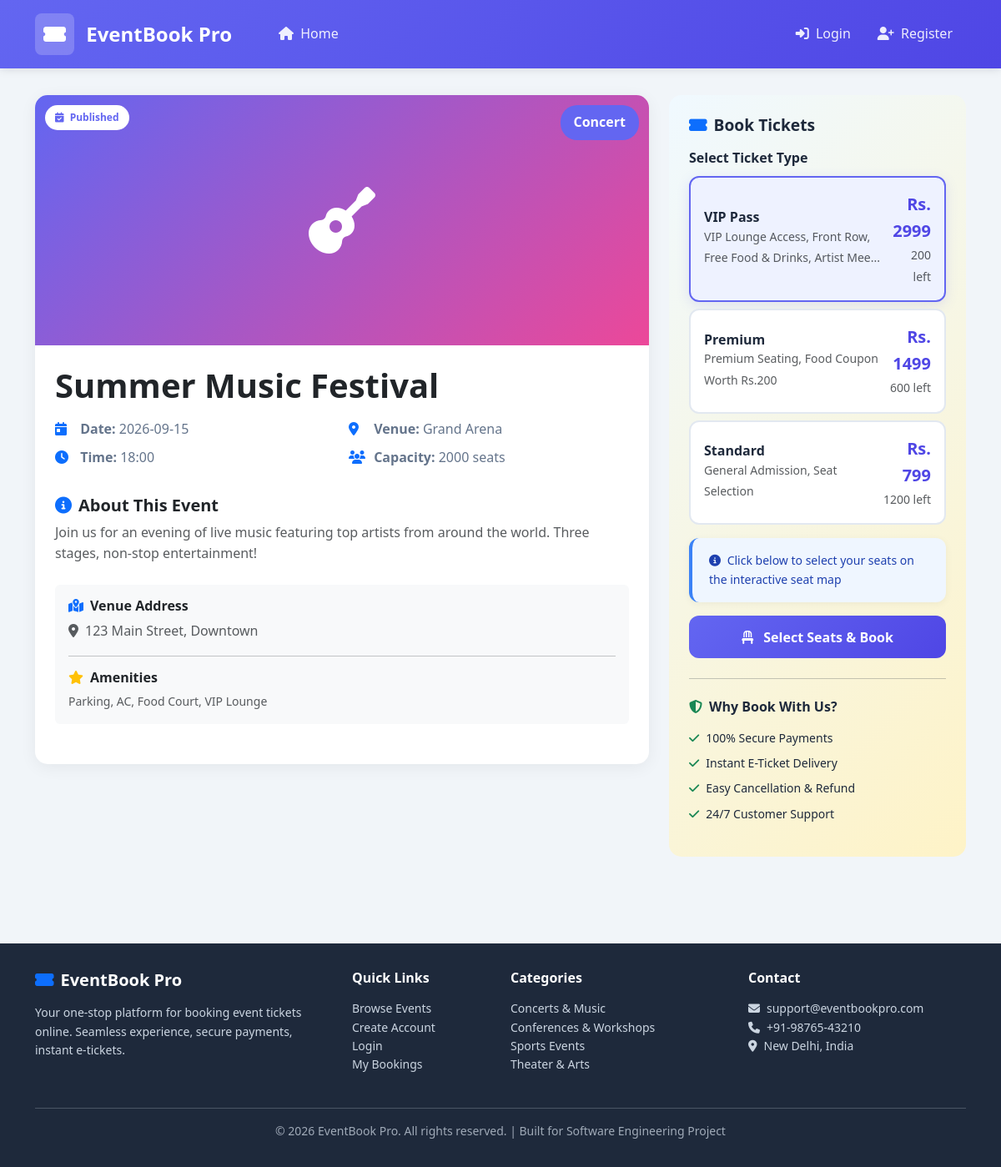
Screenshot of /event/1 with the database file from the repository.
### tables this page shows
CREATE TABLE EVENT (
    event_id INTEGER PRIMARY KEY AUTOINCREMENT,
    event_name TEXT NOT NULL,
    event_date DATE NOT NULL,
    event_time TIME NOT NULL,
    description TEXT DEFAULT '',
    category TEXT NOT NULL DEFAULT 'Other',
    event_status TEXT NOT NULL DEFAULT 'Draft',
    banner_image TEXT DEFAULT '',
    venue_id INTEGER NOT NULL,
    created_at DATETIME DEFAULT CURRENT_TIMESTAMP,
    CONSTRAINT CHK_EVENT_STATUS CHECK (event_status IN ('Draft','Published','Sold Out','Completed','Cancelled')),
    CONSTRAINT CHK_EVENT_CATEGORY CHECK (category IN ('Concert','Conference','Sports','Theater','Workshop','Other')),
    CONSTRAINT FK_EVENT_VENUE FOREIGN KEY (venue_id) REFERENCES VENUE(venue_id) ON DELETE RESTRICT ON UPDATE CASCADE
);

CREATE TABLE VENUE (
    venue_id INTEGER PRIMARY KEY AUTOINCREMENT,
    venue_name TEXT NOT NULL,
    address TEXT NOT NULL,
    total_capacity INTEGER NOT NULL CHECK (total_capacity > 0),
    amenities TEXT DEFAULT '',
    created_at DATETIME DEFAULT CURRENT_TIMESTAMP,
    CONSTRAINT CHK_VENUE_CAPACITY CHECK (total_capacity > 0)
);

CREATE TABLE TICKET_TYPE (
    ticket_type_id INTEGER PRIMARY KEY AUTOINCREMENT,
    type_name TEXT NOT NULL,
    price REAL NOT NULL DEFAULT 0.0,
    total_quantity INTEGER NOT NULL DEFAULT 0,
    available_quantity INTEGER NOT NULL DEFAULT 0,
    benefits TEXT DEFAULT '',
    event_id INTEGER NOT NULL,
    CONSTRAINT CHK_TICKET_PRICE CHECK (price >= 0),
    CONSTRAINT FK_TICKETTYPE_EVENT FOREIGN KEY (event_id) REFERENCES EVENT(event_id) ON DELETE CASCADE ON UPDATE CASCADE
);

### app.py (the view)
@app.route('/event/<int:event_id>')
def event_detail(event_id):
    event = query_db(
        'SELECT e.*, v.venue_name, v.address, v.total_capacity, v.amenities FROM EVENT e '
        'JOIN VENUE v ON e.venue_id = v.venue_id WHERE e.event_id=?', (event_id,), one=True
    )
    if not event:
        abort(404)
    ticket_types = query_db('SELECT * FROM TICKET_TYPE WHERE event_id=? ORDER BY price DESC', (event_id,))
    return render_template('event_detail.html', event=event, ticket_types=ticket_types, user=current_user())

### app.py (called while the page is built)
def get_db():
    conn = sqlite3.connect(DB_PATH)
    conn.row_factory = sqlite3.Row
    conn.execute('PRAGMA foreign_keys = ON')
    return conn

def query_db(query, args=(), one=False):
    conn = get_db()
    cur = conn.execute(query, args)
    rv = cur.fetchall()
    conn.commit()
    conn.close()
    return (rv[0] if rv else None) if one else rv

def current_user():
    if 'user_id' in session:
        return query_db('SELECT * FROM CUSTOMER WHERE customer_id=?', (session['user_id'],), one=True)
    return None

### templates/event_detail.html (shortened to what this page needs)
{% extends 'base.html' %}
{% block content %}
<div class="row g-4 mb-4">
    <div class="col-lg-8">
        <div class="card overflow-hidden">
            <div class="event-image" style="height: 300px; font-size: 5rem;">
                {% if event.category == 'Concert' %}<i class="fas fa-guitar"></i>
                {% elif event.category == 'Conference' %}<i class="fas fa-users"></i>
                {% elif event.category == 'Sports' %}<i class="fas fa-trophy"></i>
                {% elif event.category == 'Theater' %}<i class="fas fa-theater-masks"></i>
                {% elif event.category == 'Workshop' %}<i class="fas fa-laptop-code"></i>
                {% else %}<i class="fas fa-calendar-star"></i>
                {% endif %}
                <span class="event-badge badge-category" style="font-size: 1rem; padding: 8px 16px;">{{ event.category }}</span>
                <span class="event-badge" style="top: 12px; left: 12px; right: auto; background: #fff; color: var(--primary);">
                    <i class="fas fa-calendar-check me-1"></i> {{ event.event_status }}
                </span>
            </div>
            <div class="p-4">
                <h1 class="mb-3 fw-bold">{{ event.event_name }}</h1>
                <div class="row g-3 mb-4">
                    <div class="col-md-6">
                        <div class="event-info fs-6 mb-2">
                            <i class="fas fa-calendar-day me-2 text-primary"></i>
                            <strong>Date:</strong> {{ event.event_date }}
                        </div>
                        <div class="event-info fs-6 mb-2">
                            <i class="fas fa-clock me-2 text-primary"></i>
                            <strong>Time:</strong> {{ event.event_time[:5] }}
                        </div>
                    </div>
                    <div class="col-md-6">
                        <div class="event-info fs-6 mb-2">
                            <i class="fas fa-map-marker-alt me-2 text-primary"></i>
                            <strong>Venue:</strong> {{ event.venue_name }}
                        </div>
                        <div class="event-info fs-6 mb-2">
                            <i class="fas fa-users me-2 text-primary"></i>
                            <strong>Capacity:</strong> {{ event.total_capacity }} seats
                        </div>
                    </div>
                </div>
                <div class="mb-4">
                    <h5 class="fw-bold mb-2"><i class="fas fa-info-circle text-primary me-2"></i>About This Event</h5>
                    <p class="text-muted">{{ event.description or 'No description available for this event.' }}</p>
                </div>
                <div class="bg-light rounded p-3 mb-4">
                    <h6 class="fw-bold mb-2"><i class="fas fa-map-marked-alt text-primary me-2"></i>Venue Address</h6>
                    <p class="mb-0 text-muted"><i class="fas fa-location-dot me-2"></i>{{ event.address }}</p>
                    {% if event.amenities %}
                    <hr>
                    <h6 class="fw-bold mb-2"><i class="fas fa-star text-warning me-2"></i>Amenities</h6>
                    <p class="mb-0 small text-muted">{{ event.amenities }}</p>
                    {% endif %}
                </div>
            </div>
        </div>
    </div>
    <div class="col-lg-4">
        <div class="booking-summary">
            <h5 class="summary-title mb-3"><i class="fas fa-ticket-alt text-primary me-2"></i>Book Tickets</h5>
            {% if ticket_types %}
            <div class="mb-3">
                <label class="form-label fw-bold">Select Ticket Type</label>
                {% for tt in ticket_types %}
                <div class="ticket-type-card mb-2 {% if loop.first %}selected{% endif %}" data-type="{{ tt.ticket_type_id }}" data-price="{{ tt.price }}">
                    <div class="d-flex justify-content-between align-items-center">
                        <div>
                            <h6 class="mb-0 fw-bold">{{ tt.type_name }}</h6>
                            {% if tt.benefits %}<small class="text-muted">{{ tt.benefits[:60] }}{% if tt.benefits|length > 60 %}...{% endif %}</small>{% endif %}
                        </div>
                        <div class="text-end">
                            <div class="price-tag fs-5">Rs. {{ '%.0f'|format(tt.price) }}</div>
                            <small class="text-muted">{{ tt.available_quantity }} left</small>
                        </div>
                    </div>
                </div>
                {% endfor %}
            </div>
            <div class="alert alert-info small mb-3">
                <i class="fas fa-info-circle me-1"></i>
                Click below to select your seats on the interactive seat map
            </div>
            <a href="{{ url_for('seat_selection', event_id=event.event_id) }}" class="btn btn-primary btn-lg w-100">
                <i class="fas fa-chair me-2"></i> Select Seats & Book
            </a>
            {% else %}
            <div class="alert alert-warning">
                <i class="fas fa-exclamation-triangle me-1"></i>
                Ticket types not yet configured for this event.
            </div>
            {% endif %}
            <hr class="my-4">
            <h6 class="fw-bold mb-3"><i class="fas fa-shield-alt text-success me-2"></i>Why Book With Us?</h6>
            <ul class="list-unstyled small">
                <li class="mb-2"><i class="fas fa-check text-success me-2"></i>100% Secure Payments</li>
                <li class="mb-2"><i class="fas fa-check text-success me-2"></i>Instant E-Ticket Delivery</li>
                <li class="mb-2"><i class="fas fa-check text-success me-2"></i>Easy Cancellation & Refund</li>
                <li class="mb-2"><i class="fas fa-check text-success me-2"></i>24/7 Customer Support</li>
            </ul>
        </div>
    </div>
</div>
{% endblock %}

### static/css/style.css (style rules this page uses)
:root { --primary: #6366f1; --primary-dark: #4f46e5; --secondary: #ec4899; --success: #10b981; --warning: #f59e0b; --danger: #ef4444; --info: #3b82f6; --dark: #1e293b; --light: #f8fafc; --gray: #64748b; }
* { box-sizing: border-box; margin: 0; padding: 0; }
body { font-family: 'Segoe UI', Tahoma, Geneva, Verdana, sans-serif; background: #f1f5f9; color: var(--dark); line-height: 1.6; min-height: 100vh; display: flex; flex-direction: column; }
a { color: var(--primary); text-decoration: none; }
.card { border: none; border-radius: 15px; box-shadow: 0 4px 20px rgba(0,0,0,0.06); transition: all 0.3s ease; overflow: hidden; margin-bottom: 1.5rem; }
.event-image { width: 100%; height: 180px; object-fit: cover; background: linear-gradient(135deg, var(--primary), var(--secondary)); display: flex; align-items: center; justify-content: center; font-size: 3rem; color: #fff; }
.event-badge { position: absolute; top: 12px; right: 12px; padding: 5px 12px; border-radius: 20px; font-size: 0.75rem; font-weight: 700; z-index: 5; }
.badge-category { background: var(--primary); color: #fff; }
.event-info { font-size: 0.9rem; color: var(--gray); margin-bottom: 0.25rem; }
.event-info i { width: 18px; color: var(--primary); margin-right: 6px; }
.price-tag { font-size: 1.4rem; font-weight: 800; color: var(--primary-dark); }
.btn { border-radius: 10px; padding: 0.55rem 1.25rem; font-weight: 600; border: none; transition: all 0.2s; }
.btn-primary { background: linear-gradient(135deg, var(--primary) 0%, var(--primary-dark) 100%); }
.btn-lg { padding: 0.85rem 1.75rem; font-size: 1rem; border-radius: 12px; }
.form-label { font-weight: 600; color: var(--dark); }
.alert { border: none; border-radius: 12px; padding: 1rem 1.25rem; box-shadow: 0 2px 10px rgba(0,0,0,0.05); border-left: 4px solid; }
.alert-info { background: #eff6ff; color: #1e40af; border-left-color: var(--info); }
.booking-summary { background: linear-gradient(135deg, #f0f9ff 0%, #fef3c7 100%); border-radius: 15px; padding: 1.5rem; position: sticky; top: 100px; }
.summary-title { font-size: 1.2rem; font-weight: 800; margin-bottom: 1rem; color: var(--dark); }
.ticket-type-card { border: 2px solid #e2e8f0; border-radius: 12px; padding: 1rem; cursor: pointer; transition: all 0.2s; background: #fff; }
.ticket-type-card.selected { border-color: var(--primary); background: #eef2ff; box-shadow: 0 4px 15px rgba(99,102,241,0.15); }

### rows the page displays
EVENT: category "Concert", event_status "Published", event_name "Summer Music Festival", event_date "2026-09-15", event_time "18:00", description "Join us for an evening of live music featuring top artists from around the world. Three stages, non-stop entertainment!"
VENUE: venue_name "Grand Arena", total_capacity "2000", address "123 Main Street, Downtown", amenities "Parking, AC, Food Court, VIP Lounge"
TICKET_TYPE: type_name "VIP Pass", benefits "VIP Lounge Access, Front Row, Free Food & Drinks, Artist Mee", price "2999", available_quantity "200"
TICKET_TYPE: type_name "Premium", benefits "Premium Seating, Food Coupon Worth Rs.200", price "1499", available_quantity "600"
TICKET_TYPE: type_name "Standard", benefits "General Admission, Seat Selection", price "799", available_quantity "1200"
